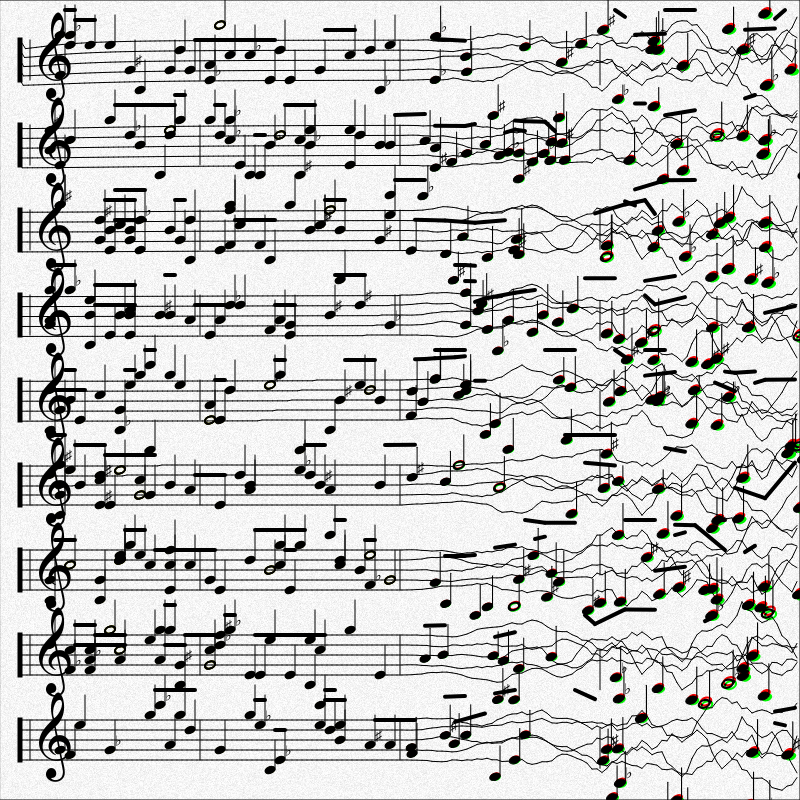
Frame 1 (no input)
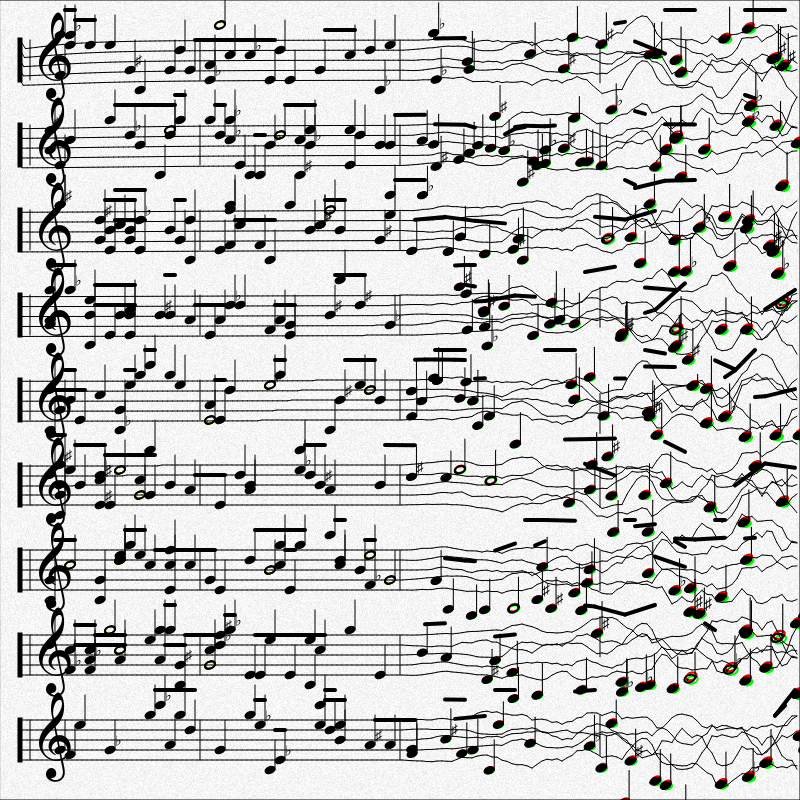
Frame 60 (no input)
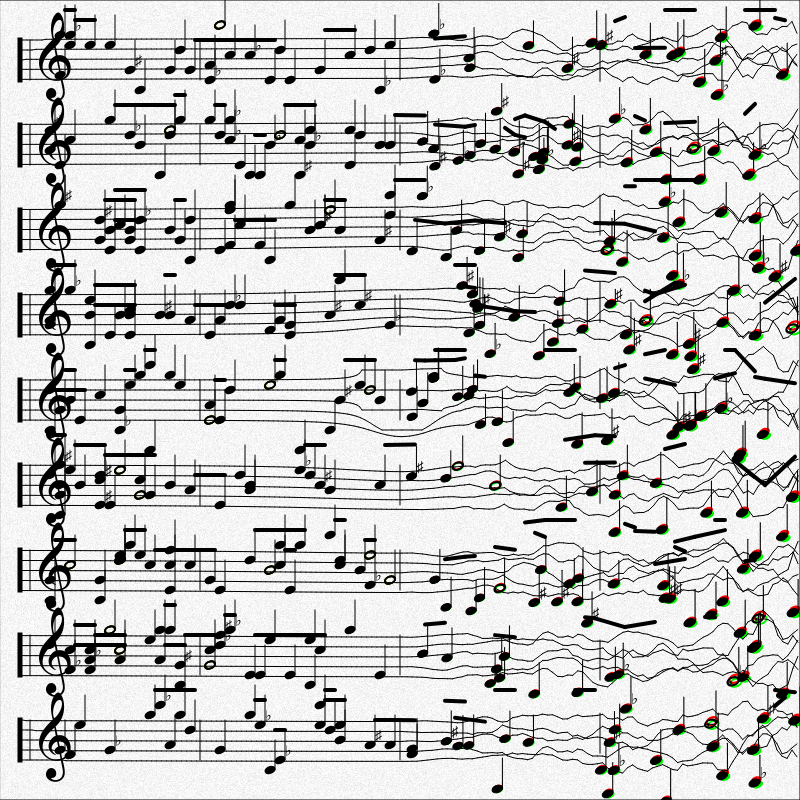
Frame 120 (the mouse pressed at the canvas centre since frame 60)

The p5.js sketch that drew these frames (run headless with seeded random() and noise() and a simulated clock; from frame 60 on, the mouse is pressed at the canvas centre):

// p5.js sketch
// ── sketch.js
let notes =[]
let overAllTexture
function setup() {
	createCanvas(800,800);
	
	overAllTexture=createGraphics(width,height)
	
	overAllTexture.loadPixels()
	for(var i=0;i<width;i++){
		for(var o=0;o<height;o++){
			overAllTexture.set(i,o,color(100,noise(i/3,o/3,i*o/50)*random(0,70)))
		}
	}
	overAllTexture.updatePixels()
	
	background(0);
	fill(255)
	rect(0,0,width,height)
	notes = Array.from({length: 10},(d,tr)=>{
		return Array.from({length: 5},(d,o)=>{
			return Array.from({length: width},(d,i)=>{
				if (i>40 && i%10==0 && i%200!=0 && random()<0.15){
					return {
						// exist: random()<0.2,
						pan: random([-5,0,-15,10]),
						fill: random()<0.9,
						sign: random(["♭","♯","","","","","","",""])
					}
				}
			})
	 })
	})
}

function draw() {
	fill(255)
	rect(0,0,width,height)
	push()
	translate(0,-10)
	// background(255)
	for(var track=0;track<9;track++){
		let trackY = track*85
		push()
			textSize(75)
			fill(0)
			text("𝄞",30,trackY+90)
			strokeWeight(5)
			strokeCap(PROJECT);
			line (20,trackY+50,20,trackY+50+40)
		
			strokeWeight(1)
			strokeCap(PROJECT);
			line (30,trackY+50,30,trackY+50+40)
		pop()
		for(var o=0;o<5;o++){
			let hh = 50+trackY
			let lastlineY, lastlineX
			
			let lastNoteX,lastNoteY
			let nowNoteX,nowNoteY
			for(var i=20;i<width;i+=5){
				let crazy = map(i,mouseX || width/2,width,0,120,true) 
				let lineY = hh+o*10+ crazy*(noise(i/40,frameCount/50,o*5+track)-0.5)
				let dd = createVector(i,lineY).sub(createVector(mouseX,mouseY))
				if (dd.mag()<500){
					dd = dd.limit(1/dd.mag()*500)
				}else{
					dd.set(0,0)
				}
				let xx = i+2 + dd.x
				let yy = lineY+ dd.y
				line(lastlineX || i,lastlineY || lineY,xx,yy)
					if (i%200==0 && o==0){
						line(i,lineY,i,lineY+40)	
					}
				let note  = notes[track][o][i]
				if (note){
					
					push()
						translate(0,note.pan)
					
						scale(1+ map(crazy,0,200,0,noise(frameCount/50,i,o)/2,true))
					
						fill(0)
						let endY =  max(lineY-30,hh-30)
						line(i+5,lineY,i+5,endY )
						translate(i,lineY)
						shearY(-0.2)
						textSize(14)
						text(note.sign,5,-3)
						if (!note.fill){
							noFill()
							strokeWeight(2)
							stroke(0)
						}else{
							fill(0)
						}
						push()
							blendMode(MULTIPLY)
							noStroke()
							stroke(255,0,0)
							fill(255,0,0)
							if (!note.fill){
								noFill()
								strokeWeight(2)
								stroke(255,0,0)
							}else{
							noStroke()
								
							}
							ellipse(crazy/50,-crazy/40,10,7)
					
							stroke(0,255,0)
							fill(0,255,0)
							if (!note.fill){
								noFill()
								strokeWeight(2)
								stroke(0,255,0)
							}else{
							noStroke()
								
							}
							ellipse(crazy/30,crazy/45,10,7)
					
					
// 							stroke(0,0,255)
// 							fill(0,0,255)
// 							if (!note.fill){
// 								noFill()
// 								strokeWeight(2)
// 								stroke(0,0,255)
// 							}else{
// 							noStroke()
								
// 							}
// 							ellipse(crazy/20,crazy/30,10,7)
							
						pop()
						ellipse(0,0,10,7)
						lastNoteX=nowNoteX
						lastNoteY=nowNoteY
						nowNoteX=i+5
						nowNoteY=endY
					pop()
					// if (random()<0.1){
					if (lastNoteX && lastNoteX!=nowNoteX && nowNoteX-lastNoteX<40){
						push()
						strokeWeight(4)
						line(lastNoteX,lastNoteY,nowNoteX,nowNoteY)
						pop()
					}
					// }
					

				}
				lastlineX=xx
				lastlineY=yy
				

			}
		}
	}
	pop()
	push()
		blendMode(MULTIPLY)
		image(overAllTexture,0,0)
	pop()
	// ellipse(mouseX, mouseY, 20, 20);
}
